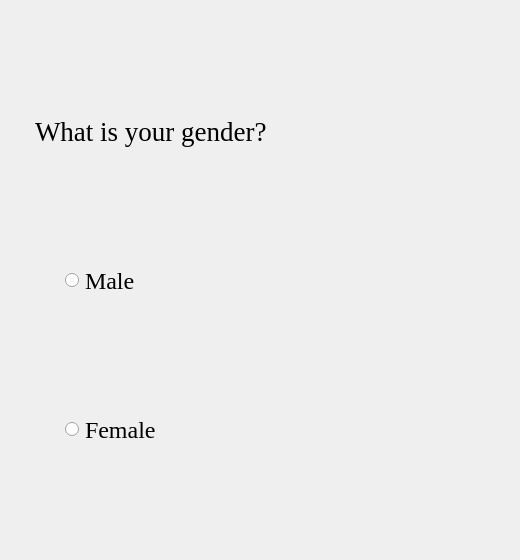
         <widget class="QWidget" name="genderinputpage">
          <widget class="QWidget" name="verticalLayoutWidget_8">
           <property name="geometry">
            <rect>
             <x>10</x>
             <y>10</y>
             <width>501</width>
             <height>541</height>
            </rect>
           </property>
           <layout class="QVBoxLayout" name="genderinputlayout">
            <property name="leftMargin">
             <number>25</number>
            </property>
            <property name="topMargin">
             <number>50</number>
            </property>
            <property name="rightMargin">
             <number>25</number>
            </property>
            <property name="bottomMargin">
             <number>50</number>
            </property>
            <item>
             <widget class="QLabel" name="genderquerylabel">
              <property name="sizePolicy">
               <sizepolicy hsizetype="Preferred" vsizetype="MinimumExpanding">
                <horstretch>0</horstretch>
                <verstretch>0</verstretch>
               </sizepolicy>
              </property>
              <property name="font">
               <font>
                <family>Georgia</family>
                <pointsize>20</pointsize>
                <kerning>true</kerning>
               </font>
              </property>
              <property name="text">
               <string>What is your gender?</string>
              </property>
              <property name="wordWrap">
               <bool>true</bool>
              </property>
             </widget>
            </item>
            <item>
             <layout class="QHBoxLayout" name="malerblayout">
              <item>
               <spacer name="malerbspacer">
                <property name="orientation">
                 <enum>Qt::Horizontal</enum>
                </property>
                <property name="sizeType">
                 <enum>QSizePolicy::Fixed</enum>
                </property>
                <property name="sizeHint" stdset="0">
                 <size>
                  <width>30</width>
                  <height>20</height>
                 </size>
                </property>
               </spacer>
              </item>
              <item>
               <widget class="QRadioButton" name="malerb">
                <property name="sizePolicy">
                 <sizepolicy hsizetype="MinimumExpanding" vsizetype="MinimumExpanding">
                  <horstretch>0</horstretch>
                  <verstretch>0</verstretch>
                 </sizepolicy>
                </property>
                <property name="font">
                 <font>
                  <family>Georgia</family>
                  <pointsize>18</pointsize>
                  <kerning>true</kerning>
                 </font>
                </property>
                <property name="text">
                 <string>Male</string>
                </property>
               </widget>
              </item>
             </layout>
            </item>
            <item>
             <layout class="QHBoxLayout" name="femalerblayout">
              <item>
               <spacer name="femalerbspacer">
                <property name="orientation">
                 <enum>Qt::Horizontal</enum>
                </property>
                <property name="sizeType">
                 <enum>QSizePolicy::Fixed</enum>
                </property>
                <property name="sizeHint" stdset="0">
                 <size>
                  <width>30</width>
                  <height>20</height>
                 </size>
                </property>
               </spacer>
              </item>
              <item>
               <widget class="QRadioButton" name="femalerb">
                <property name="sizePolicy">
                 <sizepolicy hsizetype="MinimumExpanding" vsizetype="MinimumExpanding">
                  <horstretch>0</horstretch>
                  <verstretch>0</verstretch>
                 </sizepolicy>
                </property>
                <property name="font">
                 <font>
                  <family>Georgia</family>
                  <pointsize>18</pointsize>
                  <kerning>true</kerning>
                 </font>
                </property>
                <property name="text">
                 <string>Female</string>
                </property>
               </widget>
              </item>
             </layout>
            </item>
           </layout>
          </widget>
         </widget>
